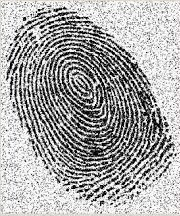
#> input picture GÖRÜNTÜ İŞLEME/#22 Eşik Ayarlama Thresholding (Otsu Thresholding)/parmakizi.jpeg, 180 x 216 px
$ python otsuThresHolding.py
#> lines starting #> are read from the running program, lines starting #| are printed output that depends on the picture; after the words box and inside, x2 and y2 are one past the last pixel; in counts of white or black regions, pixels touching at a corner belong together
import cv2
import numpy as np

#simple thresholding tüm resime uygulanır
#adaptive thresholding belirlediğimiz bölgeleri alıp uygular
#otsu thresholding otomatik değer istemeden uygular

image = cv2.imread("parmakizi.jpeg", 0)
#> image: shape (216, 180); min 0, max 255, mean 167.2

#simple thresholding
ret1, thresh1 = cv2.threshold(image, 127, 255, cv2.THRESH_BINARY)
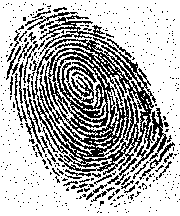
#> thresh1: shape (216, 180); 70.7% white; black in thin lines or dots

#otsu thresholding
ret2, thresh2 = cv2.threshold(image, 0, 255, cv2.THRESH_BINARY + cv2.THRESH_OTSU) # en uç değerleri atayarak otomatik yapmasını sağlıyoruz çünkü 0 ın altına inemez 255 in yukarısına çıkamaz
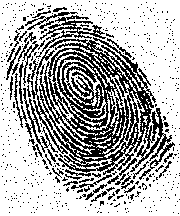
#> thresh2: shape (216, 180); 68.6% white; black in thin lines or dots
#> ret2 = 137


cv2.imshow("Orijinal Resim", image)
cv2.imshow("simple thresholding", thresh1)
cv2.imshow("otsu thresholding", thresh2)

cv2.waitKey(0)
cv2.destroyAllWindows()

$ run again, with GÖRÜNTÜ İŞLEME/#22 Eşik Ayarlama Thresholding (Otsu Thresholding)/labirent.jpg copied over GÖRÜNTÜ İŞLEME/#22 Eşik Ayarlama Thresholding (Otsu Thresholding)/parmakizi.jpeg
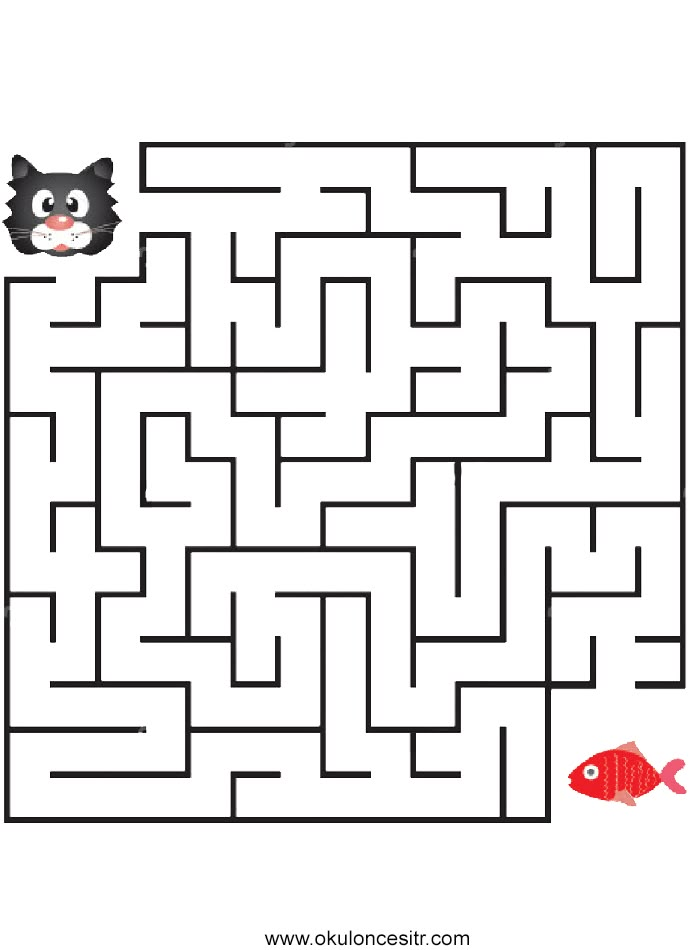
#> input picture GÖRÜNTÜ İŞLEME/#22 Eşik Ayarlama Thresholding (Otsu Thresholding)/labirent.jpg, 690 x 950 px
#> `ret1, thresh1 = cv2.threshold(image, 127, 255, cv2.THRESH_BINARY)`:
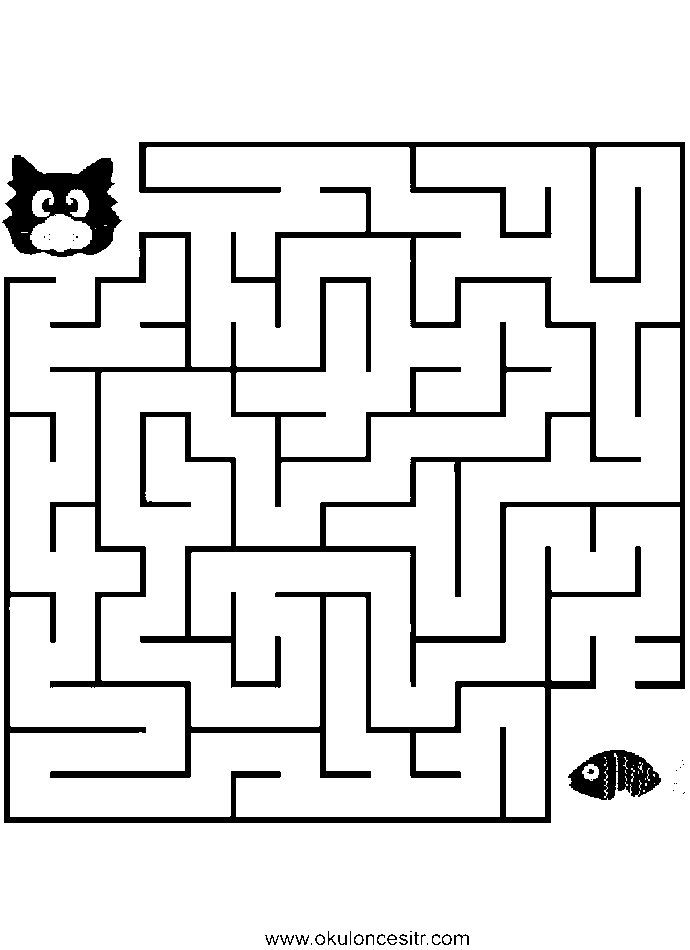
#> thresh1: shape (950, 690); 89.2% white; 41 black regions (20 under 20 px), largest, box (x1, y1, x2, y2) and area: (4, 232, 641, 823) 32266, (139, 142, 685, 689) 28918, (2, 155, 122, 257) 6425
#> `ret2, thresh2 = cv2.threshold(image, 0, 255, cv2.THRESH_BINARY + cv2.T..`:
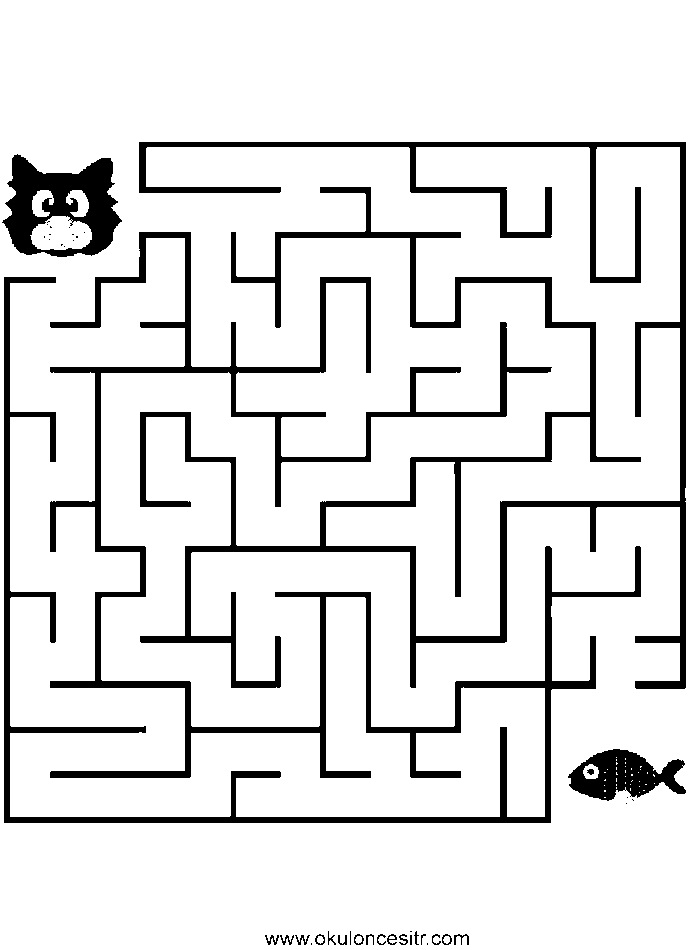
#> thresh2: shape (950, 690); 88.7% white; 42 black regions (21 under 20 px), largest, box (x1, y1, x2, y2) and area: (4, 232, 641, 823) 33162, (139, 142, 686, 689) 30161, (2, 154, 122, 257) 6585
#> ret2 = 149
